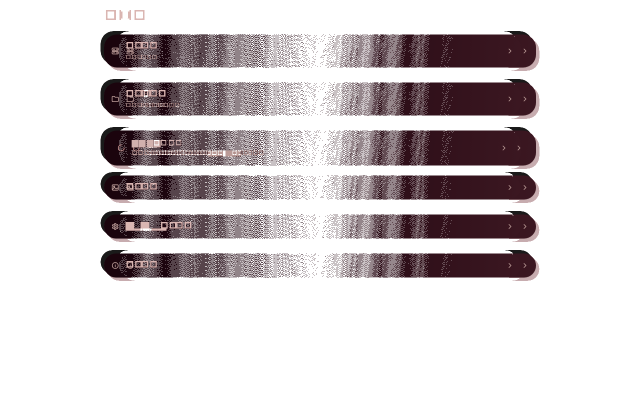
#> input picture test/failures/settings_1280x800_isolatedDiff.png, 1280 x 800 px (shown at 1/2 size)
$ python measure.py ../../../test/failures/settings_1280x800_isolatedDiff.png
#> lines starting #> are read from the running program, lines starting #| are printed output that depends on the picture
# -*- coding: utf-8 -*-
"""量消息区占屏高比例。截图 540x960（物理 1080x1920 的一半），逻辑 = 截图 x2/3，屏高 640。"""
import sys

# Windows 控制台默认编码是 GBK，而本脚本的输出里有 ✓ ✗ ⚠ ↔ 这类不在
# GBK 字符集内的符号 —— 直接 print 不是显示乱码，而是整个脚本抛
# UnicodeEncodeError 退出（用户直接跑就会崩）。统一把标准输出重设为 UTF-8，
# 并用 errors="replace" 兜底：万一终端仍不支持，也只是把个别字符显示成 ?，
# 不会中断脚本。
for _s in (sys.stdout, sys.stderr):
    try:
        _s.reconfigure(encoding="utf-8", errors="replace")
    except Exception:
        pass
from PIL import Image


def main(path):
    im = Image.open(path).convert('RGB')
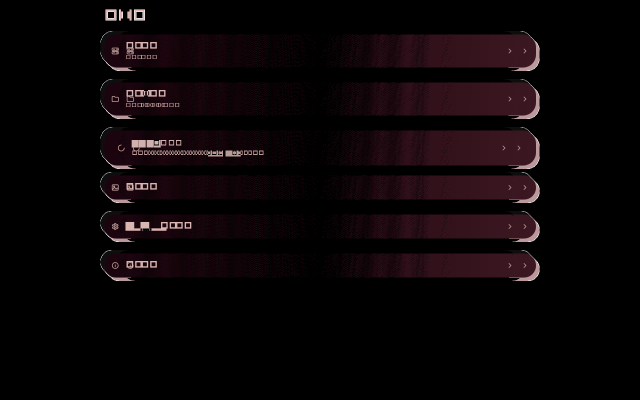
#> im: PIL image 1280x800 RGB (shown at 1/2 size); mean R, G, B 10.6, 4.8, 6.5
    W, H = im.size
#> W = 1280; H = 800
    px = im.load()

    def has_content(y):
        return sum(1 for x in range(0, W, 3) if sum(px[x, y]) < 480) > 2

    segs, cur = [], None
    for y in range(H):
        c = has_content(y)
        if c and cur is None:
            cur = y
        elif not c and cur is not None:
            if y - cur > 2:
                segs.append((cur, y - 1, y - cur))
            cur = None
#> after the loop, cur = 0; segs = []
    L = H * 2 // 3
#> L = 533
    print(f'{path}  逻辑高 {L}')
#| ../../../test/failures/settings_1280x800_isolatedDiff.png  逻辑高 533
    for s in segs[:8]:
        print(f'   y{s[0]:>4}-{s[1]:<4} 截图{s[2]:>3} 逻辑{s[2] * 2 // 3:>3}')
#> this loop made 0 passes
    # 消息区 = **最长的那一段**。不能用"第 2 段"：标题栏收起时第 1 段就是消息区；
    # 标题栏与活动条都收起时只剩"消息区 + 输入区"，第 2 段会取到输入区（曾算出 2%）。
    if segs:
        msg = max(segs, key=lambda x: x[2])
        logic = (msg[1] - msg[0]) * 2 // 3
        print(f'   消息区（最长段 y{msg[0]}-{msg[1]}）≈ {logic} 逻辑 = {logic / L * 100:.0f}%')


if __name__ == '__main__':
    main(sys.argv[1] if len(sys.argv) > 1 else 'docs/verify/space-rework/t7-final-70pct.png')

$ run again, on test/failures/settings_1280x800_testImage.png
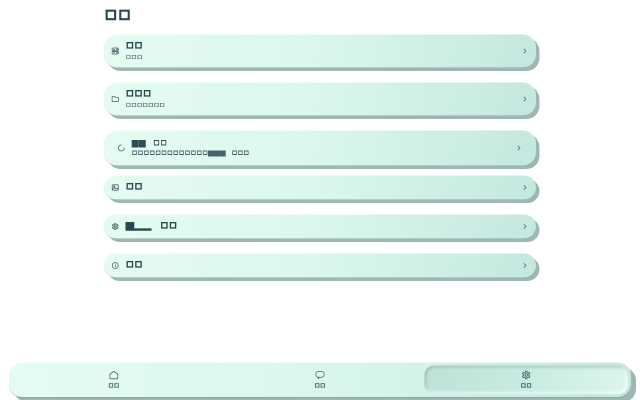
#> input picture test/failures/settings_1280x800_testImage.png, 1280 x 800 px (shown at 1/2 size)
#> in main, `im = Image.open(path).convert('RGB')`:
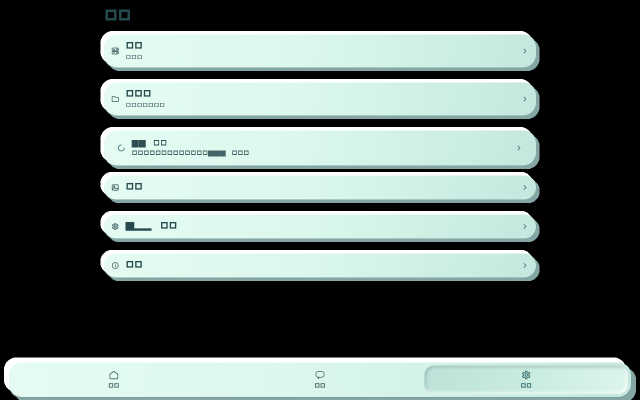
#> im: PIL image 1280x800 RGB (shown at 1/2 size); mean R, G, B 97.8, 109.9, 106.3
#> after the loop in main, `for y in range(H):`: cur = 0; segs = []
#| ../../../test/failures/settings_1280x800_testImage.png  逻辑高 533
